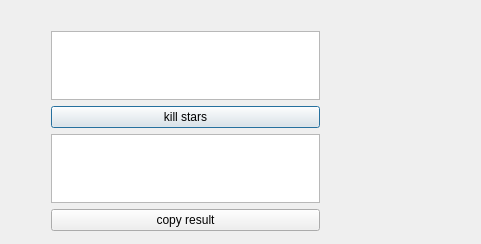
<?xml version="1.0" encoding="UTF-8"?>
<ui version="4.0">
 <class>Dialog</class>
 <widget class="QDialog" name="Dialog">
  <property name="geometry">
   <rect>
    <x>0</x>
    <y>0</y>
    <width>481</width>
    <height>244</height>
   </rect>
  </property>
  <property name="windowTitle">
   <string>Dialog</string>
  </property>
  <widget class="QWidget" name="verticalLayoutWidget">
   <property name="geometry">
    <rect>
     <x>40</x>
     <y>20</y>
     <width>291</width>
     <height>221</height>
    </rect>
   </property>
   <layout class="QVBoxLayout" name="verticalLayout">
    <item>
     <widget class="QTextBrowser" name="inputBrowser"/>
    </item>
    <item>
     <widget class="QPushButton" name="pushButton">
      <property name="text">
       <string>kill stars</string>
      </property>
     </widget>
    </item>
    <item>
     <widget class="QTextBrowser" name="outputBrowser"/>
    </item>
    <item>
     <widget class="QPushButton" name="copyAgainPushButton">
      <property name="text">
       <string>copy result</string>
      </property>
     </widget>
    </item>
   </layout>
  </widget>
 </widget>
 <layoutdefault spacing="6" margin="11"/>
 <resources/>
 <connections/>
</ui>
